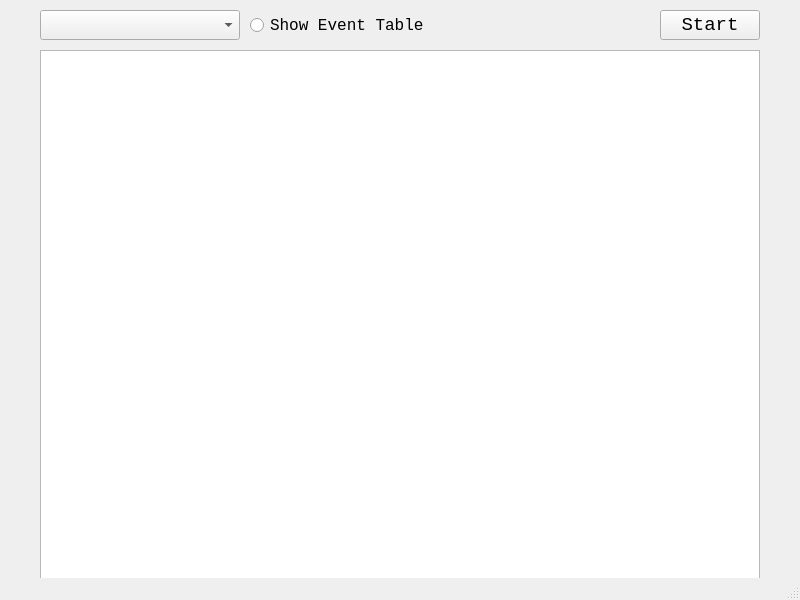
<?xml version="1.0" encoding="UTF-8"?>
<ui version="4.0">
 <class>MainWindow</class>
 <widget class="QMainWindow" name="MainWindow">
  <property name="geometry">
   <rect>
    <x>0</x>
    <y>0</y>
    <width>800</width>
    <height>600</height>
   </rect>
  </property>
  <property name="windowTitle">
   <string>MainWindow</string>
  </property>
  <widget class="QWidget" name="centralwidget">
   <widget class="QTableView" name="tableView">
    <property name="geometry">
     <rect>
      <x>40</x>
      <y>50</y>
      <width>720</width>
      <height>540</height>
     </rect>
    </property>
   </widget>
   <widget class="QPushButton" name="btnStart">
    <property name="geometry">
     <rect>
      <x>660</x>
      <y>10</y>
      <width>100</width>
      <height>30</height>
     </rect>
    </property>
    <property name="font">
     <font>
      <family>Consolas</family>
      <pointsize>14</pointsize>
     </font>
    </property>
    <property name="text">
     <string>Start</string>
    </property>
   </widget>
   <widget class="QLabel" name="lblInfo">
    <property name="geometry">
     <rect>
      <x>450</x>
      <y>0</y>
      <width>200</width>
      <height>50</height>
     </rect>
    </property>
    <property name="font">
     <font>
      <family>Consolas</family>
      <pointsize>12</pointsize>
     </font>
    </property>
    <property name="text">
     <string/>
    </property>
    <property name="alignment">
     <set>Qt::AlignCenter</set>
    </property>
   </widget>
   <widget class="QComboBox" name="cboChoose">
    <property name="geometry">
     <rect>
      <x>40</x>
      <y>10</y>
      <width>200</width>
      <height>30</height>
     </rect>
    </property>
   </widget>
   <widget class="QRadioButton" name="rbtnMode">
    <property name="geometry">
     <rect>
      <x>250</x>
      <y>10</y>
      <width>200</width>
      <height>30</height>
     </rect>
    </property>
    <property name="font">
     <font>
      <family>Consolas</family>
      <pointsize>12</pointsize>
     </font>
    </property>
    <property name="text">
     <string>Show Event Table</string>
    </property>
   </widget>
  </widget>
  <widget class="QStatusBar" name="statusbar"/>
  <widget class="QMenuBar" name="menubar">
   <property name="geometry">
    <rect>
     <x>0</x>
     <y>0</y>
     <width>800</width>
     <height>24</height>
    </rect>
   </property>
  </widget>
 </widget>
 <resources/>
 <connections/>
</ui>
